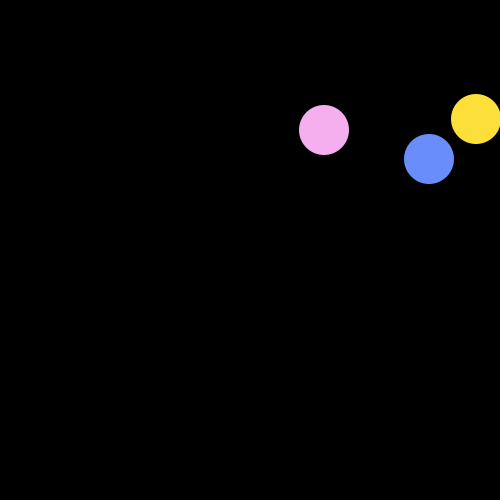
Frame 1 (no input)
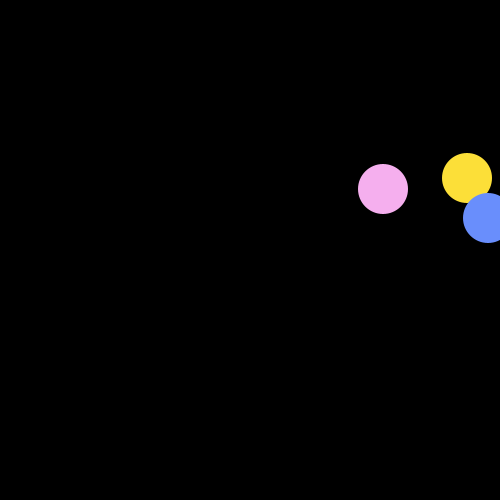
Frame 60 (the mouse pressed at the canvas centre just before this capture)
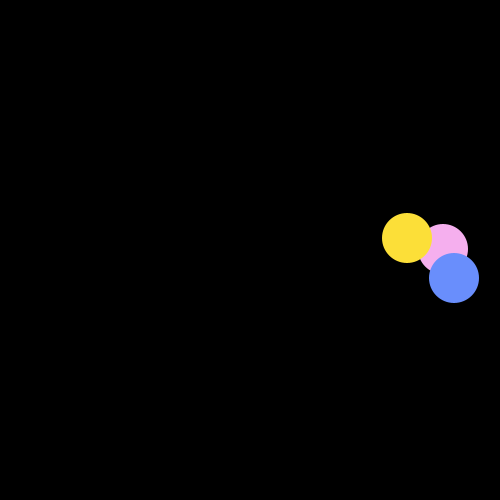
Frame 120 (the mouse held since frame 60 and released just before this capture)

The Processing sketch that drew these frames (run headless with seeded random() and noise(); from frame 60 on, the mouse is pressed at the canvas centre):

// Processing sketch: processing_83919
// ── processing_83919.pde

//Shela H. Bouncing Balls. CP 1, mods 16-17.

Ball momo;
Ball kiiro;
Ball ao;

void setup()
{
  frameRate(200);
  momo= new Ball();
  kiiro= new Ball();
  ao= new Ball();
  size(500, 500);
}
 
void draw()
{
  background(0);
  noStroke();
  fill(245,175,238);
  momo.move();
  momo.bounce();
  momo.show();
  fill(252,223,56);
  kiiro.move();
  kiiro.bounce();
  kiiro.show();
  fill(105,142,252);
  ao.move();
  ao.bounce();
  ao.show();
}
 
class Ball
{
  int x, y;
  boolean up, right;
  Ball()
  {
    x = int(random(500));
    y = int(random(500));
    up=false;
    right=true;
  }
 
  void move()
  {
    if (up==false)
    {
      y++;
    }
    else
    {
      y--;
    }
 
    if (right==true)
    {
      x++;
    }
    else
    {
      x--;
    }
  }
 
 
    void bounce()
    {
      if(x>500)
      {
        right=false;
      }
       
      if (x<0)
      {
        right=true;
      }
       
      if(y>500)
      {
        up=true;
      }
      if (y<0)
      {
        up=false;
      }
         
    }
 
    void show()
    {
      ellipse(x, y, 50, 50);
    }
  }
